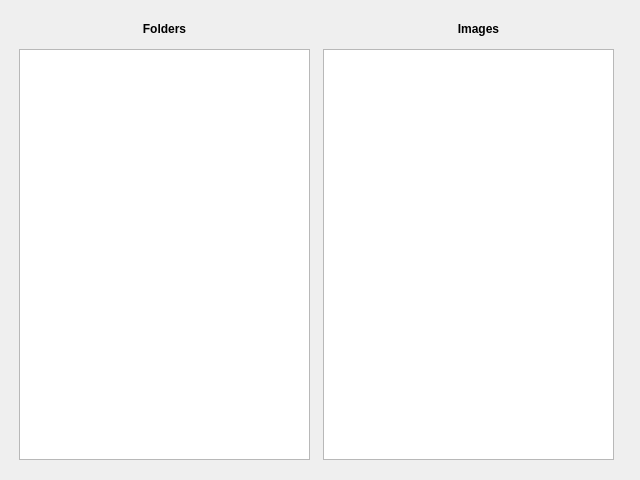
<?xml version="1.0" encoding="UTF-8"?>
<ui version="4.0">
 <class>Openlog</class>
 <widget class="QWidget" name="Openlog">
  <property name="windowModality">
   <enum>Qt::WindowModality::ApplicationModal</enum>
  </property>
  <property name="geometry">
   <rect>
    <x>0</x>
    <y>0</y>
    <width>640</width>
    <height>480</height>
   </rect>
  </property>
  <property name="windowTitle">
   <string>Form</string>
  </property>
  <widget class="QWidget" name="Left" native="true">
   <property name="geometry">
    <rect>
     <x>9</x>
     <y>9</y>
     <width>308</width>
     <height>462</height>
    </rect>
   </property>
   <widget class="QLabel" name="label_Folder">
    <property name="geometry">
     <rect>
      <x>10</x>
      <y>10</y>
      <width>291</width>
      <height>20</height>
     </rect>
    </property>
    <property name="font">
     <font>
      <bold>true</bold>
     </font>
    </property>
    <property name="text">
     <string>Folders</string>
    </property>
    <property name="alignment">
     <set>Qt::AlignmentFlag::AlignCenter</set>
    </property>
   </widget>
   <widget class="QListWidget" name="listWidget_Folder">
    <property name="geometry">
     <rect>
      <x>10</x>
      <y>40</y>
      <width>291</width>
      <height>411</height>
     </rect>
    </property>
   </widget>
  </widget>
  <widget class="QWidget" name="Right" native="true">
   <property name="geometry">
    <rect>
     <x>323</x>
     <y>9</y>
     <width>308</width>
     <height>462</height>
    </rect>
   </property>
   <widget class="QLabel" name="label_Images">
    <property name="geometry">
     <rect>
      <x>10</x>
      <y>10</y>
      <width>291</width>
      <height>20</height>
     </rect>
    </property>
    <property name="font">
     <font>
      <bold>true</bold>
     </font>
    </property>
    <property name="text">
     <string>Images</string>
    </property>
    <property name="alignment">
     <set>Qt::AlignmentFlag::AlignCenter</set>
    </property>
   </widget>
   <widget class="QListWidget" name="listWidget_Images">
    <property name="geometry">
     <rect>
      <x>0</x>
      <y>40</y>
      <width>291</width>
      <height>411</height>
     </rect>
    </property>
   </widget>
  </widget>
 </widget>
 <resources/>
 <connections/>
</ui>
